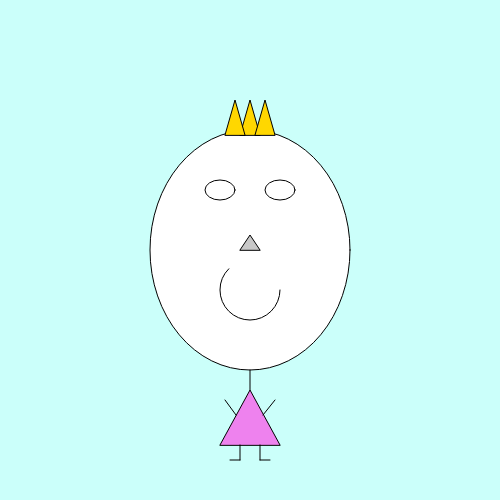
Frame 1 (no input)
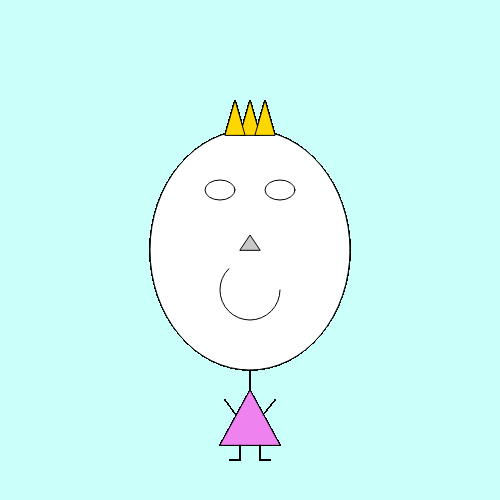
Frame 60 (no input)
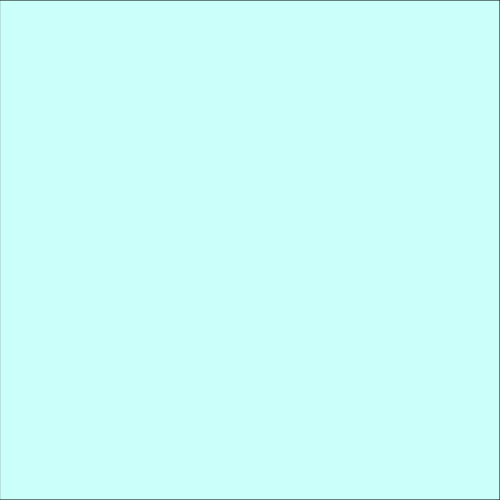
Frame 120 (the mouse pressed at the canvas centre since frame 60)

The p5.js sketch that drew these frames (run headless with seeded random() and noise() and a simulated clock; from frame 60 on, the mouse is pressed at the canvas centre):

// p5.js sketch
// ── sketch.js
function setup() {
createCanvas(500,500);
background(203,255,250);

}

function draw() {

 if (mouseIsPressed){
 	fill(203,255,250);
    rect(0,0,500,500);
    }

  else{
fill(255);
ellipse(250,250,200,240);
ellipse(220,190,30,20);
ellipse(280,190,30,20);
fill(200,200,200);
triangle(240,250,250,235,260,250);
fill(255);
arc(250, 290, 60, 60, 0, PI+QUARTER_PI, OPEN);
line(250, 370, 250, 390);
fill(238,130,238);
triangle(220,445,250,390,280,445);
line(240, 445, 240, 460);
line(240, 460, 230, 460);
line(260, 445, 260, 460);
line(260, 460, 270, 460);
line(263, 415, 275, 400);
line(236, 415, 225, 400);
fill(255,215,0)
triangle(240,135,250,100,260,135);
triangle(225,135,235,100,245,135);
triangle(255,135,265,100,275,135);
}



}
